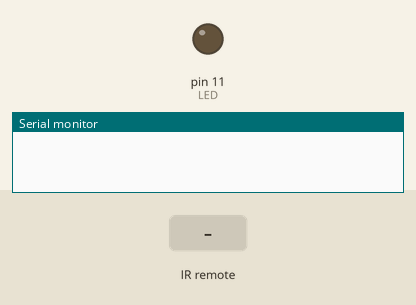
The sketch below on a simulated Arduino Uno, built with avr-gcc and run on an emulated ATmega328P. Parts: output pins drawn as LEDs (lit = HIGH), the last lines printed to the serial monitor. The inputs (shaded band) are chosen by the test bench.

Above: at 1.2 s.
1.3 s: infrared code 0x9716BE3F received
At 2.5 s:
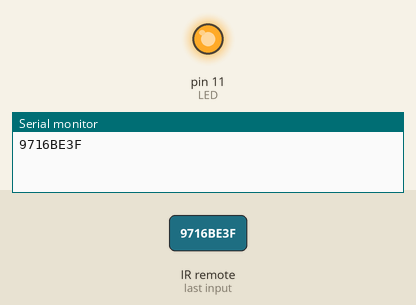
2.8 s: infrared code 0xC101E57B received
At 3.8 s:
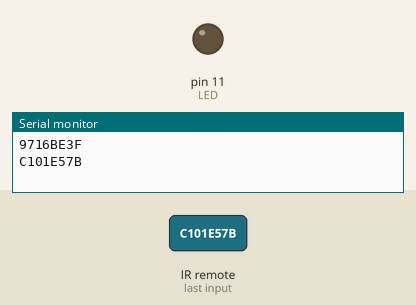
Timing chart, 0 to 5.8 s (numbered marks = the images above; inputs shaded):
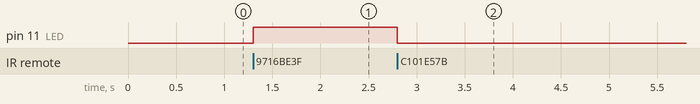

Measured:
- after the input at 1.3 s, pin 11 (LED): LOW → HIGH at once
- after the input at 2.8 s, pin 11 (LED): HIGH → LOW at once

The sketch:

Remote_LED.ino
```cpp
#include <IRremote.h>
int RECV_PIN= A0;
int LED= 11;
IRrecv irrecv(RECV_PIN);
decode_results results;

void setup() {
  // put your setup code here, to run once:
  Serial.begin(9600);
  irrecv.enableIRIn();
  pinMode(LED,OUTPUT);

}

void loop() {
  // put your main code here, to run repeatedly:
  if (irrecv.decode(&results)){
    Serial.println(results.value, HEX);
    switch (results.value){
      case 0xC101E57B: digitalWrite(LED,LOW); // LED Off
      break;
      case 0x9716BE3F: digitalWrite(LED,HIGH); // LED On
      break;
      }
    irrecv.resume();
    }

}
```
